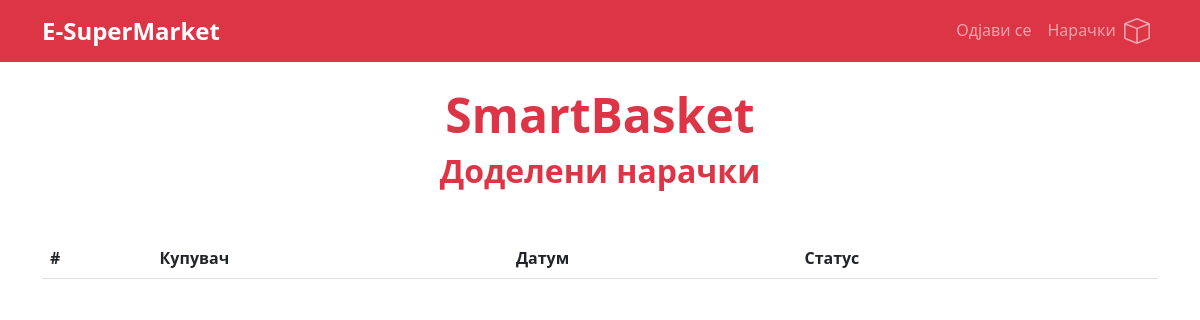
Before: /deliveryman-orders (signed in) with the older database file.
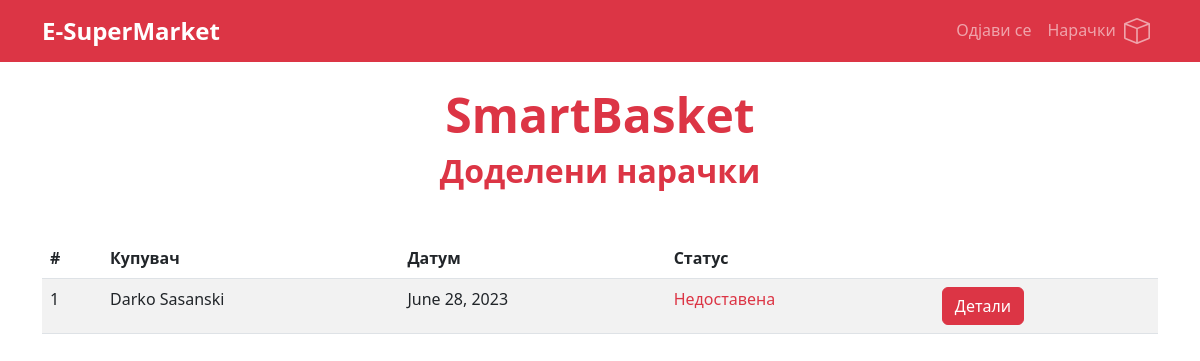
After: the same page with the newer database file.
### SmartBasket/models.py (models this page shows, shortened)
class DeliveryOrder(models.Model):
    first_name = models.CharField(max_length=100)
    last_name = models.CharField(max_length=100)
    phone_number = models.CharField(max_length=100)
    address = models.CharField(max_length=100)
    PAYMENT_CHOICES = (
        ('door', 'Наплата при достава'),
        ('online', 'Наплата со картичка'),
    )
    payment_option = models.CharField(max_length=30, choices=PAYMENT_CHOICES)
    market = models.ForeignKey(Market, on_delete=models.CASCADE)
    deliveryman = models.ForeignKey(Deliveryman, on_delete=models.CASCADE, null=True, blank=True)
    delivered = models.BooleanField(default=False)
    date_created = models.DateField(auto_now_add=True)

### SmartBasket/views.py (the view)
# urls.py: path('deliveryman-orders', delivery_man_orders, name='deliveryman-orders'),
def delivery_man_orders(request):
    if request.user.is_authenticated:
        if Deliveryman.objects.filter(user=request.user).exists():
            deliveryman = Deliveryman.objects.get(user=request.user)
            orders = DeliveryOrder.objects.filter(deliveryman=deliveryman).all()
            return render(request, 'deliveryman_orders.html', {'orders': orders})

### templates/deliveryman_orders.html (shortened to what this page needs)
{% extends "deliveryman_base.html" %}
{% block content %}
    <div class="container mt-4">
        <div class="row">
            <div class="col-md-12 text-center">
                <h1 class="display-5 text-danger fw-bold">SmartBasket</h1>
            </div>
        </div>
        <div class="row">
            <div class="col-md-12 text-center">
                <h2 class="text-danger fw-bold">Доделени нарачки</h2>
            </div>
        </div>
        <div class="row mt-4">
            <div class="col-md-12">
                <table class="table table-striped mt-3">
                    <thead>
                        <tr>
                            <th>#</th>
                            <th>Купувач</th>
                            <th>Датум</th>
                            <th>Статус</th>
                            <th></th>
                        </tr>
                    </thead>
                    <tbody>
                        {% for d in orders %}
                            <tr>
                                <td>{{ forloop.counter }}</td>
                                <td>{{ d.first_name }} {{ d.last_name }}</td>
                                <td>{{ d.date_created }}</td>
                                <td>
                                    {% if d.delivered %}
                                        <span class="text-success">Доставена</span>
                                    {% else %}
                                        <span class="text-danger">Недоставена</span>
                                    {% endif %}
                                </td>
                                <td><a href="{% url 'deliveryman-order-details' d.id %}" class="btn btn-danger">Детали</a></td>
                            </tr>
                        {% endfor %}
                    </tbody>
                </table>
            </div>
        </div>
    </div>
{% endblock %}

Changed rows visible on the page:
added DeliveryOrder: first_name "Darko", last_name "Sasanski", date_created "June 28, 2023", delivered "Недоставена"
